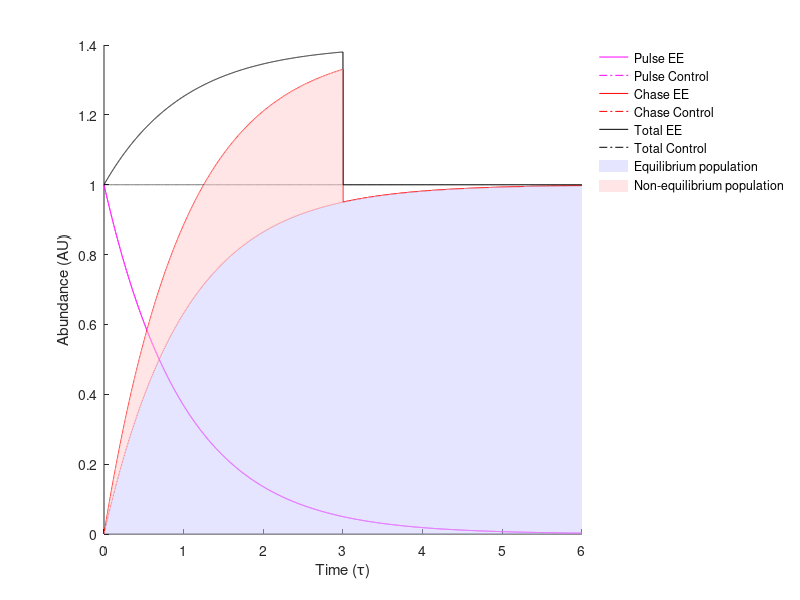
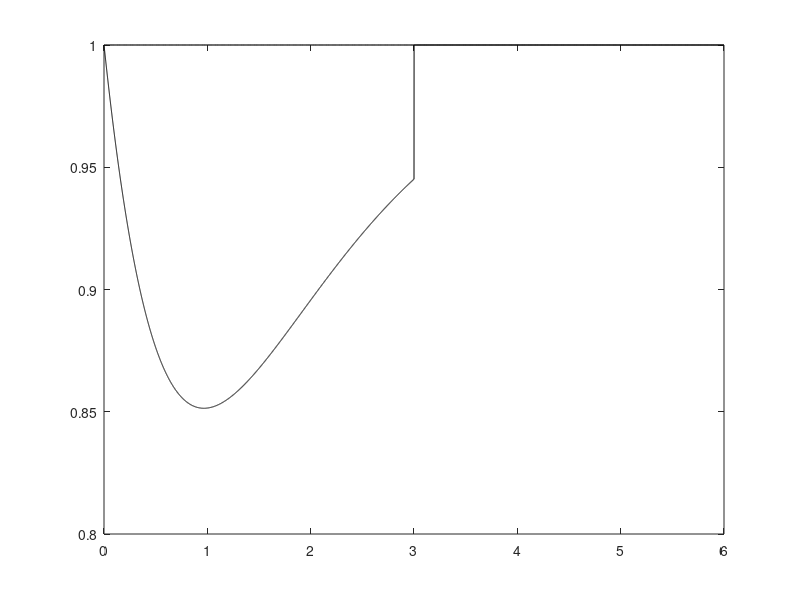

The MATLAB source for these figures, in order: (Note: this script raises an error after producing the figures.)
% Parameters for synthesis rate changes
synthesis_type = 'half_step'; % Options: 'step', 'ramp', 'half_step'
deltaT_initial = 0.2; % Initial change in total protein (for 'step' and 'half_step')
tau = 14; % tau is tau_decay
t = 0:0.01:tau*6; % time to simulate

% Define synthesis rate changes based on the selected type
switch synthesis_type
    case 'step'
        % Original step function (20% increase in total protein)
        deltaT = deltaT_initial;
        Tee_inf = 1 + deltaT;
    case 'ramp'
        % Ramp increase over time, reaching deltaT_initial at the end of tau*6
        deltaT = linspace(0, deltaT_initial, length(t));
        Tee_inf = 1 + deltaT;
    case 'half_step'
        % Larger step occupying half the time
        deltaT = deltaT_initial * 2;
        Tee_inf = 1 + deltaT * (t <= (max(t) / 2));
    otherwise
        error('Invalid synthesis type. Choose ''step'', ''ramp'', or ''half_step''.')
end

% Calculations
A = exp(-t/tau); % Exponential decay
pulse_ee = 1 * A; % Pulse in uneffec
chase_ee = Tee_inf .* (1 - A); % Left over to inf
chase_control = 1 - A;
equil = 1 * ones(size(A));
nonequil = (Tee_inf - 1) .* (1 - A);
total_ee = equil + nonequil;

% Mean age calculation
tau_age_equil = tau * ones(size(A));
tau_age_nonequil = tau * (1 - A) - t .* A;
fraction_equil = equil ./ total_ee;
fraction_nonequil = nonequil ./ total_ee;
tau_age = fraction_equil .* tau_age_equil + fraction_nonequil .* tau_age_nonequil;

% Plotting
figure(5)
clf
t2 = t / tau;
plot(t2, A, 'm', 'DisplayName', "Pulse EE");
hold on
plot(t2, A, 'm-.', 'DisplayName', "Pulse Control");
plot(t2, chase_ee, 'r', 'DisplayName', "Chase EE");
plot(t2, chase_control, 'r-.', 'DisplayName', "Chase Control");
plot(t2, total_ee, 'k', 'DisplayName', "Total EE");
plot(t2, equil, 'k-.', 'DisplayName', "Total Control");
legend("Box", "off", "Location", 'bestoutside');
box off
ylabel('Abundance (AU)');
xlabel('Time (\tau)');

fill([t2, fliplr(t2)], [chase_control, zeros(size(chase_control))],...
    [0.8 0.8 1], 'EdgeColor', 'none', 'FaceAlpha', 0.5, 'DisplayName', 'Equilibrium population');

fill([t2, fliplr(t2)], [chase_control, fliplr(chase_ee)],...
    [1 0.8 0.8], 'EdgeColor', 'none', 'FaceAlpha', 0.5, 'DisplayName', 'Non-equilibrium population');

% Mean Age Plot
figure(6)
clf
plot(t2, tau_age / tau, 'k', 'DisplayName', "Mean age EE");
hold on
plot(t2, ones(1, numel(tau_age)), 'k-.', 'DisplayName', "Mean age Control");
xline(1, 'k:', 'DisplayName', "Pulse-Chase interval");
ylim([0.7, 1.05]);
box off
ylabel('Mean age / \tau');
xlabel('Time (\tau)');
legend("Box", "off", "Location", 'best');
